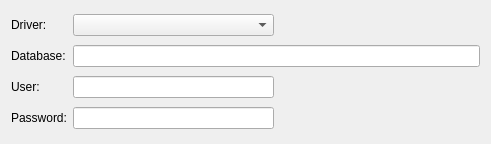
<?xml version="1.0" encoding="UTF-8"?>
<ui version="4.0">
 <class>ConnectionConfigurationWidget</class>
 <widget class="QWidget" name="ConnectionConfigurationWidget">
  <property name="geometry">
   <rect>
    <x>0</x>
    <y>0</y>
    <width>491</width>
    <height>144</height>
   </rect>
  </property>
  <property name="windowTitle">
   <string>Form</string>
  </property>
  <layout class="QGridLayout" name="gridLayout">
   <item row="0" column="0">
    <widget class="QLabel" name="label_6">
     <property name="text">
      <string>Driver:</string>
     </property>
    </widget>
   </item>
   <item row="0" column="1">
    <widget class="QComboBox" name="databaseDriverBox"/>
   </item>
   <item row="0" column="2">
    <spacer name="horizontalSpacer_4">
     <property name="orientation">
      <enum>Qt::Orientation::Horizontal</enum>
     </property>
     <property name="sizeHint" stdset="0">
      <size>
       <width>187</width>
       <height>20</height>
      </size>
     </property>
    </spacer>
   </item>
   <item row="1" column="0">
    <widget class="QLabel" name="label_18">
     <property name="text">
      <string>Database:</string>
     </property>
    </widget>
   </item>
   <item row="1" column="1" colspan="2">
    <widget class="QLineEdit" name="databaseField"/>
   </item>
   <item row="2" column="0">
    <widget class="QLabel" name="label_19">
     <property name="text">
      <string>User:</string>
     </property>
    </widget>
   </item>
   <item row="2" column="1">
    <widget class="QLineEdit" name="databaseUserField"/>
   </item>
   <item row="3" column="0">
    <widget class="QLabel" name="label_20">
     <property name="text">
      <string>Password:</string>
     </property>
    </widget>
   </item>
   <item row="3" column="1">
    <widget class="QLineEdit" name="databasePasswordField"/>
   </item>
  </layout>
 </widget>
 <resources/>
 <connections/>
</ui>
